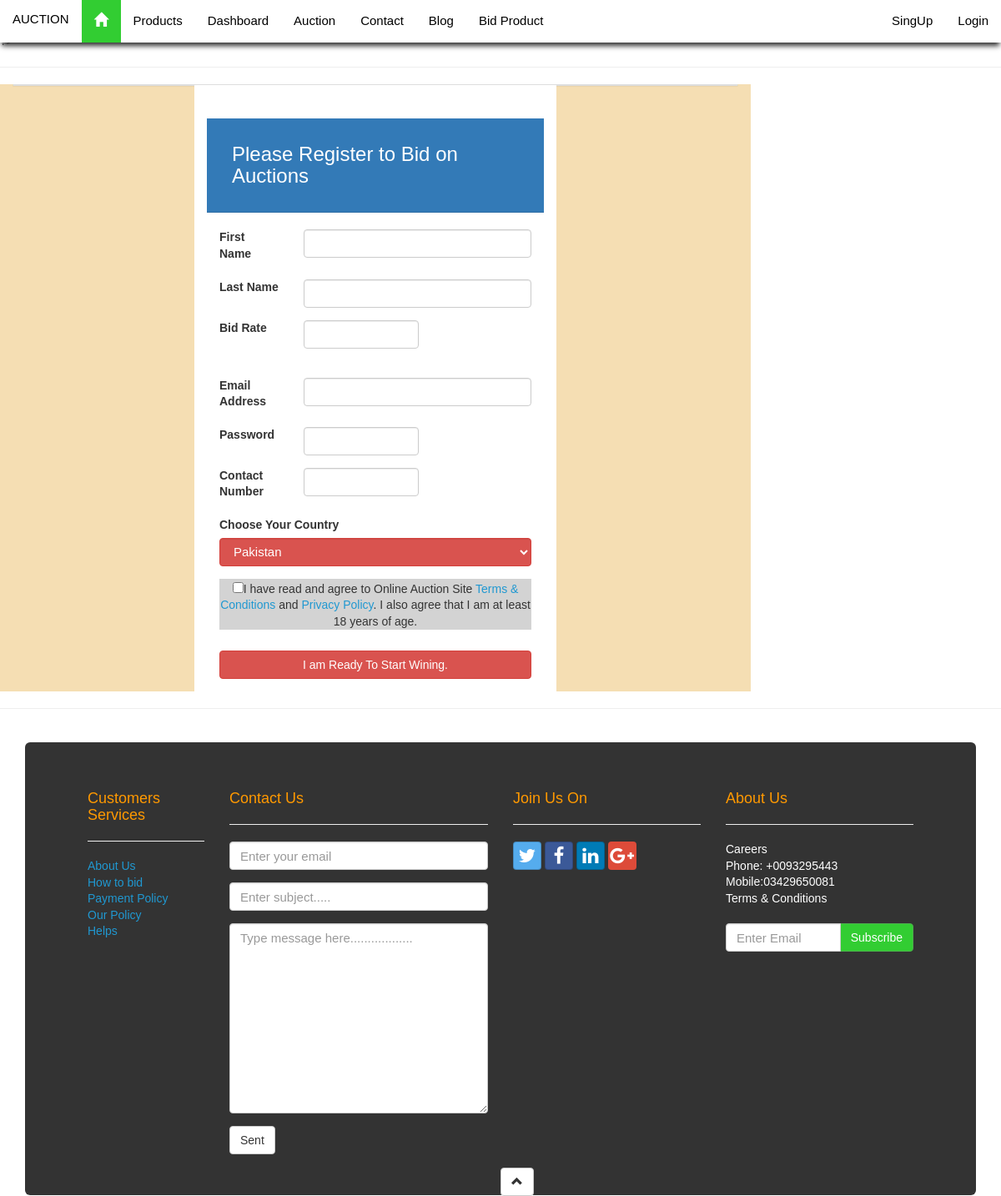
Before: /bid_now.php?id=rizwadn@gmail.com with the older database file.
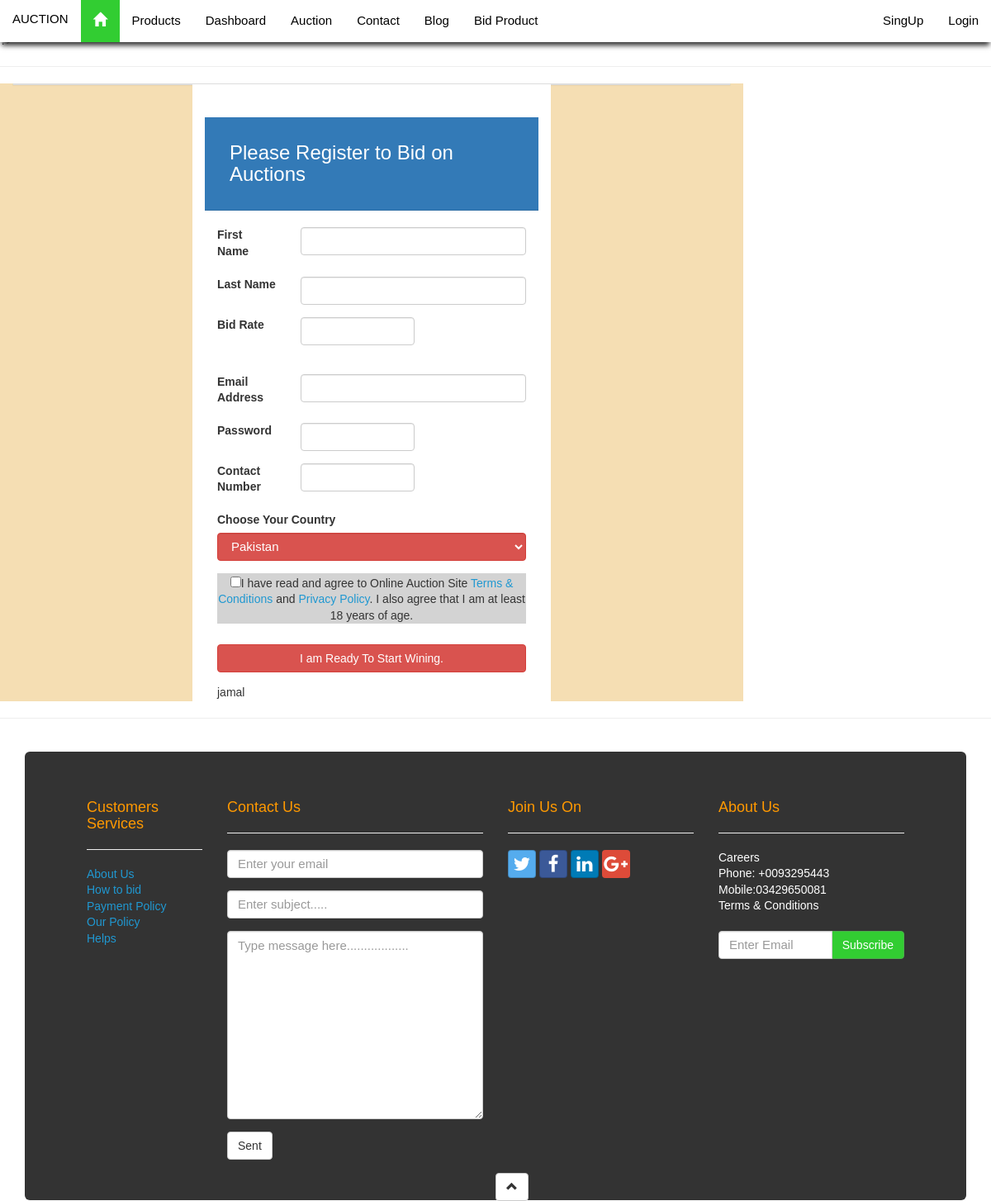
After: the same page with the newer database file.
### tables this page shows
CREATE TABLE `bid_product` (
  `id` int(100) NOT NULL,
  `name` text NOT NULL,
  `email` varchar(100) NOT NULL,
  `contact_number` int(200) NOT NULL,
  `product_name` text NOT NULL,
  `product_image` varchar(100) NOT NULL,
  `product_descreption` text NOT NULL,
  `city` varchar(200) NOT NULL,
  `country` text NOT NULL,
  `product_category` text NOT NULL,
  `start_date` date NOT NULL,
  `end_date` date NOT NULL,
  `bedding_rate` int(100) NOT NULL,
  `status` text NOT NULL
);

### bid_now.php (the view, shortened to what this page needs)
<!DOCTYPE html>
<link rel="stylesheet" type="text/css" href="css/customize.css">
<html>
<head>
<?php require_once 'parts/header.php'; ?>
</head>
<body>
<?php require_once 'parts/nav.php';?>
<hr>
<container>
<div class="col-lg-9" style="background:wheat;">
  <div class="panel panel-default" style="background:yellow;">
   <div class="col-lg-6 col-lg-offset-3 " style="background:white" >
<div class="page-header btn-primary" style="padding:30px;"><h3>Please Register to Bid on Auctions</h3></div>
<div class="container-fluid">
   <form method="post" name="firm">
  <div class="form-group row">
    <label for="inputEmail3" class="col-sm-3 form-control-label">First Name</label>
    <div class="col-sm-9">
      <input type="text" class="form-control" name="first_name" id="inputEmail3" required>
    </div>
  </div>
  <div class="form-group row">
    <label for="inputEmail3" class="col-sm-3 form-control-label">Last Name</label>
    <div class="col-sm-9">
      <input type="text" class="form-control" name="last_name"  id="inputEmail3" required >
    </div>
  </div>
   <div class="form-group row">
    <label for="inputPassword3" class="col-sm-3 form-control-label">Bid Rate</label>
    <div class="col-sm-5">
      <input type="number" class="form-control" id="bid_rate" name="bid_rate" id="inputPassword3" required >
    </div>
  </div>
    <div class="bid_low "></div>
 <div class="form-group row">
    <label for="inputEmail3" class="col-sm-3 form-control-label">Email Address</label>
    <div class="col-sm-9">
      <input type="email" class="form-control" name="email"id="inputEmail3" required >
    </div>
  </div>
   <div class="form-group row">
    <label for="inputPassword3" class="col-sm-3 form-control-label">Password</label>
    <div class="col-sm-5">
      <input type="password" class="form-control" name="password" id="inputPassword3" required >
    </div>
  </div>
   <div class="form-group row">
    <label for="inputPassword3" class="col-sm-3 form-control-label">Contact Number</label>
    <div class="col-sm-5">
      <input type="number" class="form-control" name="contact" id="inputPassword3" required >
    </div>
  </div>
  <div class="form-group" >
  <label for="country">Choose Your Country </label>
           <select class="form-control btn-danger" name="country" style="font-size:15px;" id="country" name="table_type" required>
            <option><bolder>Pakistan</bolder></option>
           </select>
           </div>
    <div class="form-group" style="background:lightgrey;">
   <div class="text-center">
      <input type="checkbox" name="conformation" id="agree" value="agree">I have read and agree to Online Auction Site <a href="">Terms & Conditions</a> and <a href="">Privacy Policy</a>.
       I also agree that I am at least 18 years of age.</p>
     </div>
    </div>
    <div class="id" style="height:10px;"></div>
    <div class="form-group">
               <input type="submit" name="submit"  id="submit" value="I am Ready To Start Wining." class="btn btn-block btn-danger"></td></center>
  </div>
</form>
    <?php
     include('connect.php');
  $product_name=$_GET['id'];
       $q8=mysqli_query($con, "select * FROM bid_product where email='$product_name'");
   while($adc=mysqli_fetch_array( $q8)){
    echo $adc['name'];
   }
  ?>
</div>
 </div>
  </div>
</div>
</container>
<hr>
<div class="container padding-top">
<?php require_once 'parts/footer.php';?>
</body>
</html>

### parts/header.php (shortened to what this page needs)
<link rel="stylesheet" type="text/css" href="css/bootstrap.min.css">
<link rel="stylesheet" type="text/css" href="css/hover-min.css">
 <link rel="stylesheet" type="text/css" href="css/demo-page.css">
<link rel="stylesheet" type="text/css" href="font-awesome/bootstrap-social.css">
<link rel="stylesheet" type="text/css" href="font-social/css/font-awesome.min.css">
<link rel="stylesheet" type="text/css" href="css/customize.css">

### parts/nav.php (shortened to what this page needs)
?><nav class="navbar navbar-default change navbar-fixed-top" role="navigation">
<div class="container-fluid">
        <div class="navbar-header">
 <a href="index.php" class="navbar-brand">AUCTION</a>
    </div>
    <div class="collapse navbar-collapse" id="shakilkhan">
	<ul class="nav navbar-nav target">
	<li class="active"><a href="index.php" class="nav"><span class="glyphicon glyphicon-home"></span></a></li>
	<li><a href="#">Products</a></li>
	<li><a href="user/user_dashboard.php">Dashboard</a></li>
	<li><a href="#">Auction</a></li>
	<li><a href="#">Contact</a></li>
	<li><a href="#">Blog</a></li>
<?php
	echo '<li><a href="user/bid_product.php?email= $email">Bid Product</a></li>
	';
	?>
</ul>
<ul class="nav navbar-nav navbar-right">
<?php
if(isset($_SESSION['email']) && isset($_SESSION['name']))
{
	get_image();
}
else
{
	if(isset($_SESSION['email'])){
	echo "<li><a href='user/logout.php'>Logout</a></li>";;
	}else{
	echo "<li><a href='./user/user_registere.php'>SingUp</a></li>
	<li><a href='user/user_login.php'>Login</a></li>";
	}
	}
?>
</ul>
</div>
</nav>

### parts/footer.php (shortened to what this page needs)
<div class="jumbotron jumbo-footer">
	<div class="container">
	<div class="row">
	<div class="col-md-2">
	<h4 class="heading">Customers Services</h4><hr>
		<a href="#">About Us</a><br>
		<a href="#">How to bid</a><br>
		<a href="#">Payment Policy</a><br>
		<a href="#">Our Policy</a><br>
		<a href="#">Helps</a>
	</div>
	<div class="col-md-4">
	<h4 class="heading">Contact Us</h4><hr>
		<form role="form">
		<div class="form-group">
			<input type="text" class="form-control" placeholder="Enter your email">
		</div>
		<div class="form-group">
		<input type="text" class="form-control" placeholder="Enter subject.....">
		</div>
		<div class="form-group">
		<textarea class="form-control" rows="10" cols="30" placeholder="Type message here.................."></textarea>
		</div>
		<button type="button" class="btn btn-default hvr-buzz">Sent</button>
		</form>
	    </div>
       <div class="col-md-3">
	   <h4 class="heading">Join Us On</h4><hr>
      <a class="btn btn-social-icon btn-twitter change-twitter">
    <span class="fa fa-twitter"></span>
  </a>
     <a href="#" class="btn btn-social-icon btn-facebook change-facebook">
     	<span class="fa fa-facebook"></span>
     </a>
          <a href="#" class="btn btn-social-icon btn-linkedin change-linkedin">
     	<span class="fa fa-linkedin"></span>
     </a>
           <a href="#" class="btn btn-social-icon btn-google-plus change-google">
     	<span class="fa fa-google-plus"></span>
     </a>
    </div>
     <div class="col-md-3">
     	<h4 class="heading">About Us</h4><hr>
     	Careers<br>
     	Phone: +0093295443<br>
     	Mobile:03429650081<br>
     	Terms & Conditions<br><br>
     	<form action="">
     		<div class="form-group">
     			<div class="input-group">
     				<input type="text" class="form-control" placeholder="Enter Email ">
     				<div class="input-group-btn">
     				<input type="button" value="Subscribe" class="btn btn-success" >
     			</div>
     			</div>
     		</div>
     	</form>
     </div>
     <div class="row">
     	<div class="col-md-12 text-center">
     		<a href="#"><button type="button" class="btn btn-default go-top"><span class="glyphicon glyphicon-chevron-up"></span></button></a>
     	</div>
     </div>
	</div>
</div>

### css/customize.css (style rules this page uses)
.padding-top { padding-top: 20px; }
.jumbotron { background-color: #333333; color: white; }
.active a { font-size: 17px !important; background: LimeGreen !important; color: white !important; }
.heading { color: #ff9900; }
.change-twitter { color: white; background-color: #55ACEE; }
.change-facebook { color:white; background-color: #3B5998; }
.change-linkedin { color: white; background-color: #007BB6; }
.change-google { color: white; background-color: #DD4B39; }
.change { background-color:white !important; color: black !important; border: none; border-radius: 0px; -webkit-border-radius: 0px; -moz-border-radius: 0px; -o-border-radius: 0px; box-shadow: 0 6px 6px -2px #333; -webkit-box-shadow: 0 6px 6px -2px #333; -moz-box-shadow: 0 6px 6px -2px #333; -o-box-shadow: 0 6px 6px -2px #333 }
.change a { color: black !important; font-family: Verdana,Geneva,sans-serif; font-size: 15px; font-style: normal; font-variant: normal; font-weight: 400; line-height: 16.5px; }
.btn-success { background-color: limegreen; }
.go-top { position: absolute; bottom: -49px; }
.glyphicon-home { color: white; }
.jumbo-footer { margin-bottom: 0px; }
.bid_low { padding-left:110px; padding-bottom: 20px; color:red; }

### css/demo-page.css (style rules this page uses)
body { margin: 0; padding: 40px 0 0 0; font-family: sans-serif; color: #333; line-height: 140%; }
a { color: #2098D1; text-decoration: none; }
h3 { margin: 0; }

Changed rows visible on the page:
added bid_product: name "jamal"
